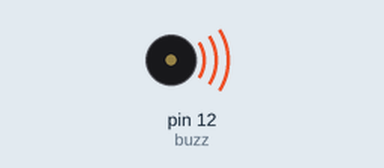
A sketch run on a simulated Arduino Uno, built with avr-gcc and run on an emulated ATmega328P. Parts: buzzer (waves = sounding).

Above: at 1.27 s.
At 3.43 s:
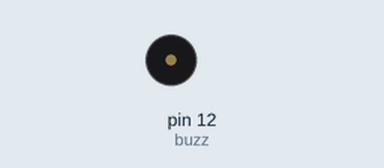
Timing chart, 0 to 3.7 s (numbered marks = the images above):
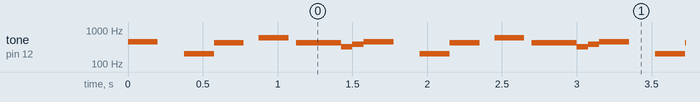

The sketch:

buzzer.ino
```cpp
int buzz = 12;

void setup() {
	pinMode(buzz,OUTPUT);
}

void loop() {
	tone(buzz, 450);
	delay(200);
	noTone(buzz);
	delay(175);
	tone(buzz, 200);
	delay(200);
	noTone(buzz);
	tone(buzz,425);
	delay(200);
	noTone(buzz);
	delay(100);
	tone(buzz,600);
	delay(200);
	noTone(buzz);
	delay(50);
	tone(buzz, 425);
	delay(300);
	noTone(buzz);
	tone (buzz,325);
	delay(75);
	noTone(buzz);
	tone(buzz, 375);
	delay(75);
	noTone(buzz);
}
```

Measured:
- by itself, tone on pin 12 (buzz): repeats every 1.6 s: silent 0.18 s, 200 Hz 0.20 s, 425 Hz 0.20 s, silent 0.10 s, 600 Hz 0.20 s, silent 0.05 s, 425 Hz 0.30 s, 325 Hz 0.08 s, 375 Hz 0.08 s, 450 Hz 0.20 s
